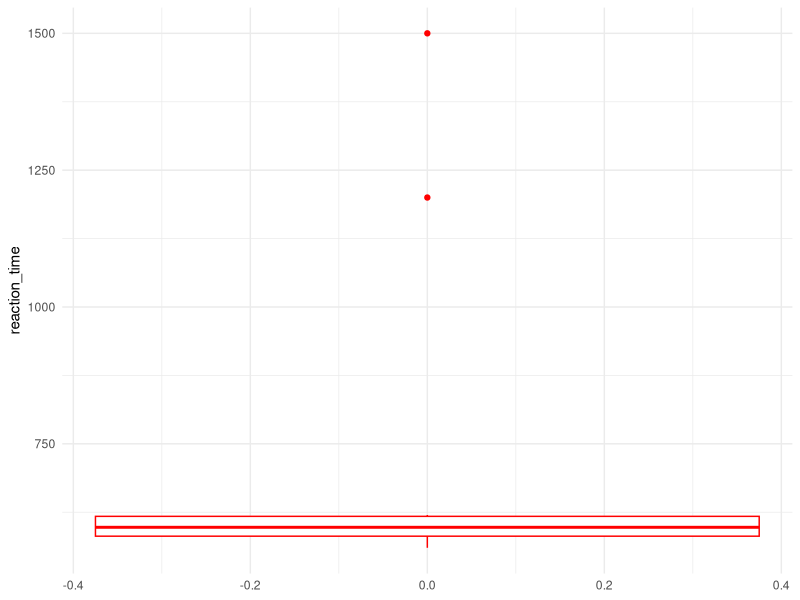

Reproduce this figure in R.
# Data cleaning


# 1. Wrong data types

# Create a data frame
df1 <- data.frame(
  id = 1:5,
  gender = c("F", "M", "M", "F", "F"),
  positive_affect = c("5", "3", "4", "2", "1"),
  negative_affect = c("4", "2", "5", "3", "2")
)

# View the structure
str(df1)

# Load dplyr
library(dplyr)

# Fix the data types
df1 <- df1 |>
  mutate(
    
    # Convert gender: character -> factor
    gender = as.factor(gender),
    
    # Convert positive_affect and negative_affect: character -> numeric
    across(c(positive_affect, negative_affect), as.numeric)
  )

# View the result
str(df1)


# -------------------------------------------------


# 2. Missing values

# Create a data frame
df2 <- data.frame(
  id = 1:10,
  words_recalled = c(12, 11, 15, 10, NA, 14, 13, 11, NA, 16),
  trial_time = c(NA, 50, NA, 42, NA, NA, 46, NA, 44, 49)
)

# View the df
df2

# Calculate the mean of words_recalled
mean(df2$words_recalled)

# Check for NA by column
is.na(df2) |> colSums()

# Check for NA overall
is.na(df2) |> sum()

# Drop rows
df2_clean <- na.omit(df2)

# View the result
df2_clean

# Drop columns
df2$trial_time <- NULL

# View the result
df2

# Replace

# Install tidyr
install.packages("tidyr")

# Load tidyr
library(tidyr)

# Calculate the mean
mean_words <- mean(df2$words_recalled, na.rm = TRUE)

# Replace NA with mean
df2_cleaned <- df2 |>
  mutate(
    words_recalled = replace_na(words_recalled, mean_words)
  )

# View the result
df2_cleaned


# -------------------------------------------------


# 3. Duplicates

# Create a data frame
df3 <- data.frame(
  name = c("Anna", "Ben", "Chai", "Chai", "Dana", "Eli"),
  extraversion = c(4, 3, 2, 2, 5, 4),
  conscientiousness = c(3, 4, 2, 2, 5, 3)
)

# View the df
df3

# Check for duplicates
duplicated(df3) |> sum()

# Remove duplicates
df3_clean <- distinct(df3)

# View the result
df3_clean


# -------------------------------------------------


# 4. Outliers

# Group without outlier
weights_normal <- c(60, 62, 65, 66, 68, 70, 72, 75)

# Group with outlier
weights_outlier <- c(60, 62, 65, 66, 68, 70, 72, 75, 200)

# Calculate the means
paste0("Mean (no outliers): ", mean(weights_normal))
paste0("Mean (with outliers): ", mean(weights_outlier))


# Create a data frame with 10 rows
df4 <- data.frame(
  id = 1:10,
  reaction_time = c(560, 610, 590, 580, 605, 620, 575, 1200, 1500, 585) # outlier: 1200, 1500
)

# Load ggplot2
library(ggplot2)

# Create a box plot
ggplot(df4, aes(y = reaction_time)) +
  geom_boxplot(color = "red") +
  theme_minimal()


# Calculate Q1 and Q3
q1 <- quantile(df4$reaction_time, 0.25)
q3 <- quantile(df4$reaction_time, 0.75)

# Calculate IQR
iqr <- q3 - q1

# Calculate lower and upper bounds
lower_bound <- q1 - (iqr * 1.5)
upper_bound <- q3 + (iqr * 1.5)

# Filter out outliers
df4_cleaned <- df4[df4$reaction_time >= lower_bound &
                     df4$reaction_time <= upper_bound, ]

# View the result
df4_cleaned


# -------------------------------------------------


# 5. Reverse-scoring

# Create a data frame
df5 <- data.frame(
  id = 1:5,
  i_hate_myself = c(4, 5, 3, 2, 4),
  i_love_myself = c(2, 1, 3, 5, 4)
)

# View the df
df5

# Reverse-score
df5_reversed <- df5 |> 
  mutate(i_hate_myself = (5 + 1) - i_hate_myself)

# View the result
df5_reversed